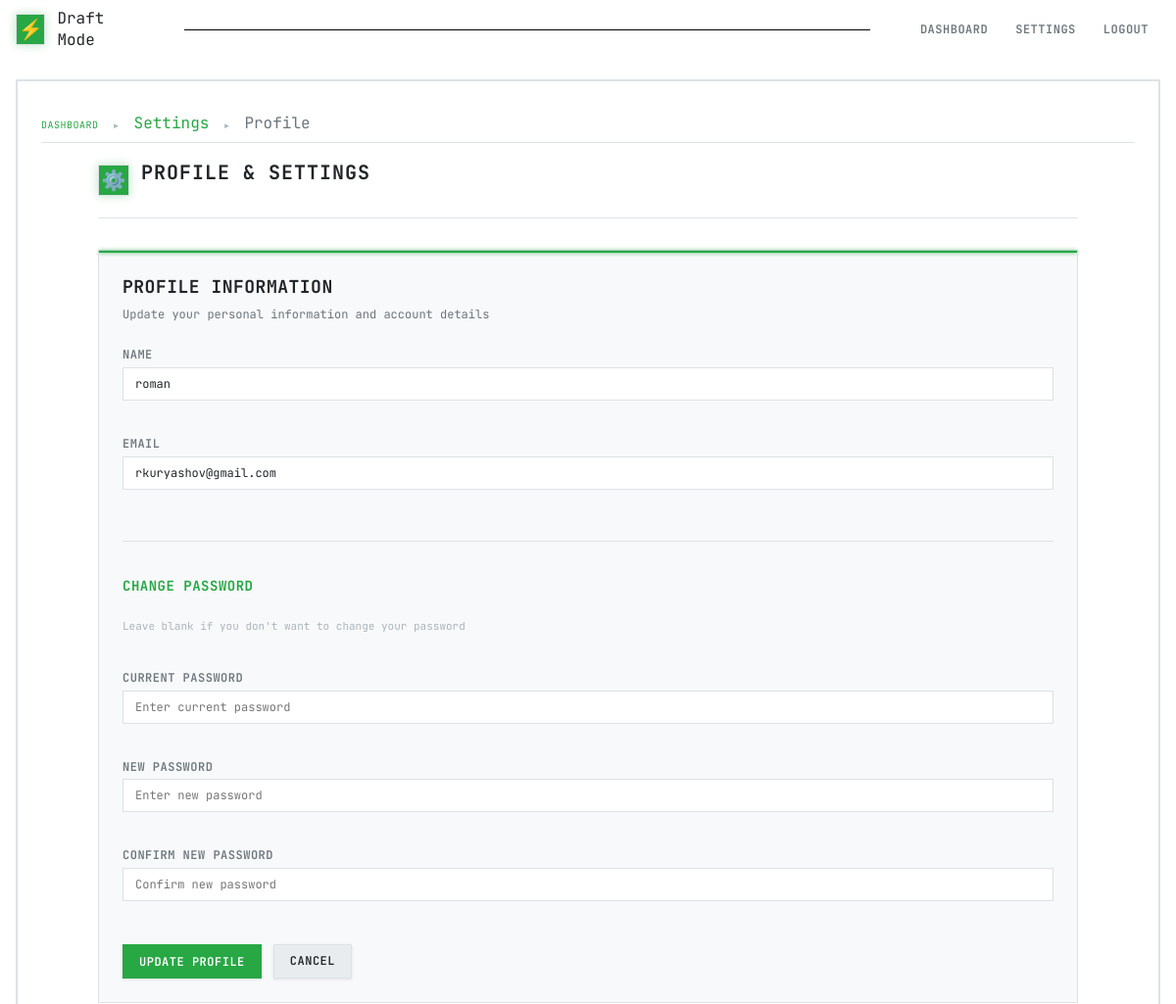
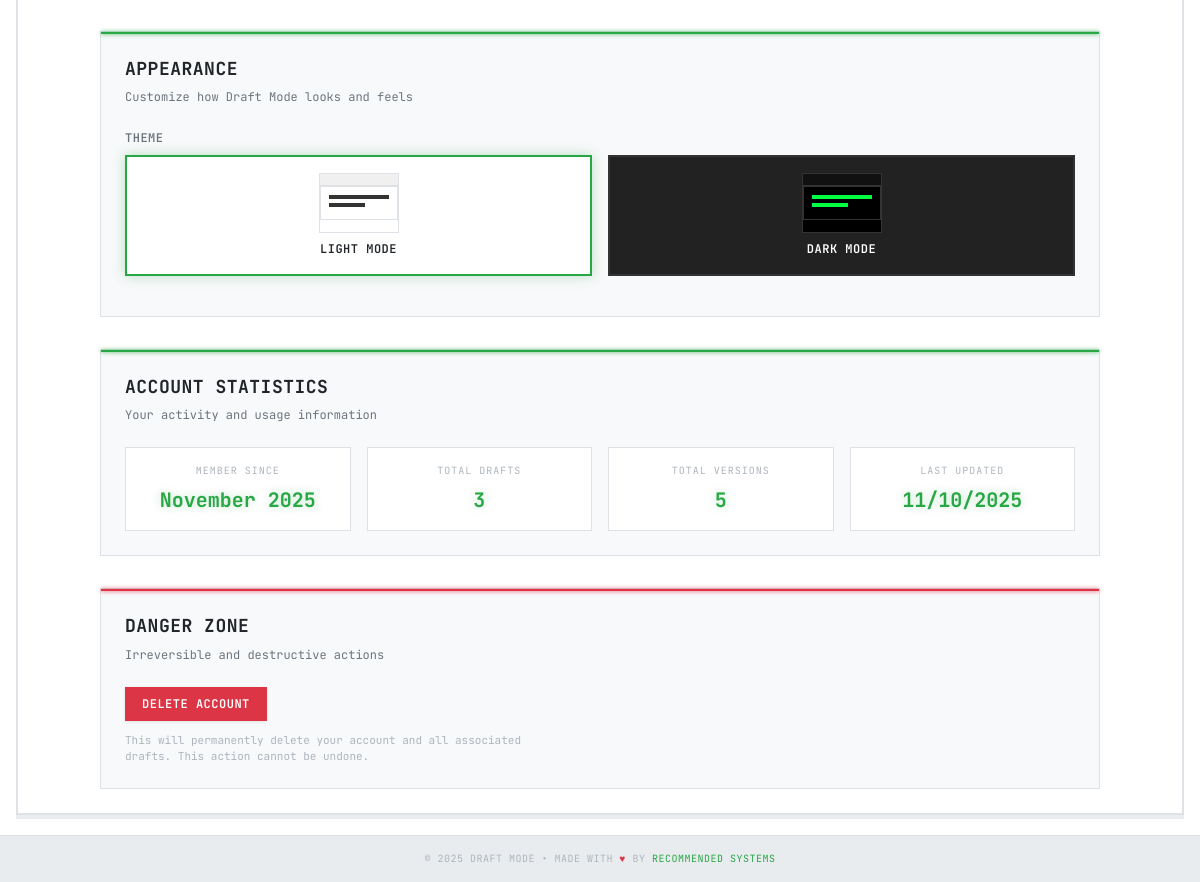
The page /settings/profile (signed in) on the database its author committed (2 pictures, top to bottom).
### models.py (models this page shows, shortened)
class User(db.Model):
    __tablename__ = 'users'
    id = db.Column(db.Integer, primary_key=True)
    name = db.Column(db.String(100), nullable=False)
    email = db.Column(db.String(120), unique=True, nullable=False, index=True)
    password_hash = db.Column(db.String(200), nullable=False)
    created_at = db.Column(db.DateTime, default=datetime.utcnow)
    updated_at = db.Column(db.DateTime, default=datetime.utcnow, onupdate=datetime.utcnow)
    failed_login_attempts = db.Column(db.Integer, default=0)
    locked_until = db.Column(db.DateTime, nullable=True)
    email_verified = db.Column(db.Boolean, default=False)
    verification_token = db.Column(db.String(100), unique=True, nullable=True)
    verification_token_expires = db.Column(db.DateTime, nullable=True)
    reset_token = db.Column(db.String(100), unique=True, nullable=True)
    reset_token_expires = db.Column(db.DateTime, nullable=True)
    api_token = db.Column(db.String(64), unique=True, nullable=True)
    api_token_created = db.Column(db.DateTime, nullable=True)
    blog_drafts = db.relationship('BlogDraft', backref='author', lazy=True, cascade='all, delete-orphan')
    @property
    def total_drafts(self):
        return len(self.blog_drafts)
    @property
    def total_versions(self):
        return sum(len(draft.versions) for draft in self.blog_drafts)

### routes/settings.py (the view, shortened to what this page needs)
@settings_bp.route('/profile', methods=['GET', 'POST'])
@login_required
def profile():
    user = get_current_user()
    return render_template('settings/profile.html', user=user)

### templates/settings/profile.html (shortened to what this page needs)
{% extends "base.html" %}
{% block extra_css %}
<link rel="stylesheet" href="{{ url_for('static', filename='css/settings.css') }}">
{% endblock %}
{% block breadcrumb %}
<div class="breadcrumb">
    <a href="{{ url_for('main.dashboard') }}">Dashboard</a>
    <span class="breadcrumb-separator">►</span>
    <span style="color: var(--accent-green);">Settings</span>
    <span class="breadcrumb-separator">►</span>
    <span style="color: var(--text-secondary);">Profile</span>
</div>
{% endblock %}
{% block content %}
<div class="settings-container">
    <div class="settings-header">
        <div class="settings-title">
            <div class="title-icon">⚙️</div>
            <h2>Profile & Settings</h2>
        </div>
    </div>
    <div class="settings-grid">
        <div class="settings-section">
            <div class="section-header">
                <h3>Profile Information</h3>
                <p>Update your personal information and account details</p>
            </div>
            <form method="POST" class="settings-form">
                <div class="form-group">
                    <label for="name">Name</label>
                    <input type="text" id="name" name="name" value="{{ user.name }}" required>
                </div>
                <div class="form-group">
                    <label for="email">Email</label>
                    <input type="email" id="email" name="email" value="{{ user.email }}" required>
                </div>
                <div class="form-divider"></div>
                <h4 class="subsection-title">Change Password</h4>
                <p class="subsection-description">Leave blank if you don't want to change your password</p>
                <div class="form-group">
                    <label for="current_password">Current Password</label>
                    <input type="password" id="current_password" name="current_password" placeholder="Enter current password">
                </div>
                <div class="form-group">
                    <label for="new_password">New Password</label>
                    <input type="password" id="new_password" name="new_password" placeholder="Enter new password">
                </div>
                <div class="form-group">
                    <label for="confirm_password">Confirm New Password</label>
                    <input type="password" id="confirm_password" name="confirm_password" placeholder="Confirm new password">
                </div>
                <div class="form-actions">
                    <button type="submit" class="btn primary">Update Profile</button>
                    <a href="{{ url_for('main.dashboard') }}" class="btn">Cancel</a>
                </div>
            </form>
        </div>
        <div class="settings-section">
            <div class="section-header">
                <h3>Appearance</h3>
                <p>Customize how Draft Mode looks and feels</p>
            </div>
            <div class="settings-form">
                <div class="form-group">
                    <label for="theme-selector">Theme</label>
                    <div class="theme-selector">
                        <div class="theme-option" data-theme="light">
                            <div class="theme-preview light-preview">
                                <div class="preview-header"></div>
                                <div class="preview-content">
                                    <div class="preview-line"></div>
                                    <div class="preview-line short"></div>
                                </div>
                            </div>
                            <span class="theme-label">Light Mode</span>
                        </div>
                        <div class="theme-option" data-theme="dark">
                            <div class="theme-preview dark-preview">
                                <div class="preview-header"></div>
                                <div class="preview-content">
                                    <div class="preview-line"></div>
                                    <div class="preview-line short"></div>
                                </div>
                            </div>
                            <span class="theme-label">Dark Mode</span>
                        </div>
                    </div>
                </div>
            </div>
        </div>
        <div class="settings-section">
            <div class="section-header">
                <h3>Account Statistics</h3>
                <p>Your activity and usage information</p>
            </div>
            <div class="stats-grid">
                <div class="stat-item">
                    <div class="stat-label">Member Since</div>
                    <div class="stat-value">{{ user.created_at.strftime('%B %Y') }}</div>
                </div>
                <div class="stat-item">
                    <div class="stat-label">Total Drafts</div>
                    <div class="stat-value">{{ user.total_drafts }}</div>
                </div>
                <div class="stat-item">
                    <div class="stat-label">Total Versions</div>
                    <div class="stat-value">{{ user.total_versions }}</div>
                </div>
                <div class="stat-item">
                    <div class="stat-label">Last Updated</div>
                    <div class="stat-value">{{ user.updated_at.strftime('%m/%d/%Y') }}</div>
                </div>
            </div>
        </div>
        <div class="settings-section danger-section">
            <div class="section-header">
                <h3>Danger Zone</h3>
                <p>Irreversible and destructive actions</p>
            </div>
            <div class="danger-actions">
                <button id="deleteAccountBtn" class="btn danger">Delete Account</button>
                <p class="danger-description">
                    This will permanently delete your account and all associated drafts. This action cannot be undone.
                </p>
            </div>
        </div>
    </div>
</div>
{% endblock %}

### static/css/light-theme.css (style rules this page uses)
:root { --bg-primary: #ffffff; --bg-secondary: #f8f9fa; --bg-tertiary: #e9ecef; --text-primary: #212529; --text-secondary: #6c757d; --text-muted: #adb5bd; --border-primary: #dee2e6; --border-secondary: #ced4da; --accent-green: #28a745; --accent-red: #dc3545; --accent-yellow: #ffc107; --accent-blue: #007bff; --accent-purple: #6f42c1; --pixel-size: 2px; --glow-primary: 0 0 10px rgba(40, 167, 69, 0.3); --glow-secondary: 0 0 5px rgba(0, 123, 255, 0.3); --scan-lines: #ffffff; }
[data-theme="light"] .btn { background: var(--bg-tertiary); border: 1px solid var(--border-primary); color: var(--text-primary); box-shadow: 0 1px 3px rgba(0, 0, 0, 0.1); }
[data-theme="light"] .btn.primary { background: var(--accent-green); color: #ffffff; border-color: var(--accent-green); }
[data-theme="light"] .btn.danger { background: var(--accent-red); color: #ffffff; border-color: var(--accent-red); }
[data-theme="light"] input, [data-theme="light"] textarea, [data-theme="light"] select { background: #ffffff; border: 1px solid var(--border-primary); color: var(--text-primary); }
[data-theme="light"] .editor-content, [data-theme="light"] .preview-content { background: var(--bg-primary); border: 1px solid var(--border-primary); }
[data-theme="light"] .settings-section { background: var(--bg-secondary); border: 1px solid var(--border-primary); }
[data-theme="light"] .theme-option { border: 2px solid var(--border-primary); background: var(--bg-tertiary); }
[data-theme="light"] .theme-option:has(input[type="radio"]:checked) { border-color: var(--accent-green); background: var(--bg-primary); box-shadow: 0 0 12px rgba(40, 167, 69, 0.3); }
[data-theme="light"] .stat-item { background: var(--bg-primary); border: 1px solid var(--border-primary); }
[data-theme="light"] .breadcrumb { border-bottom: 1px solid var(--border-primary); }
[data-theme="light"] .breadcrumb a { color: var(--accent-green); }
[data-theme="light"] body { background-image: var(--scan-lines); }
[data-theme="light"] h1, [data-theme="light"] h2, [data-theme="light"] h3, [data-theme="light"] h4, [data-theme="light"] h5, [data-theme="light"] h6 { text-shadow: none; }

### rows shown on the page
User: name "roman", email "rkuryashov@gmail.com", created_at "November 2025", updated_at "11/10/2025"

### other values the page prints
{{ user.total_drafts }} "3"
{{ user.total_versions }} "5"
